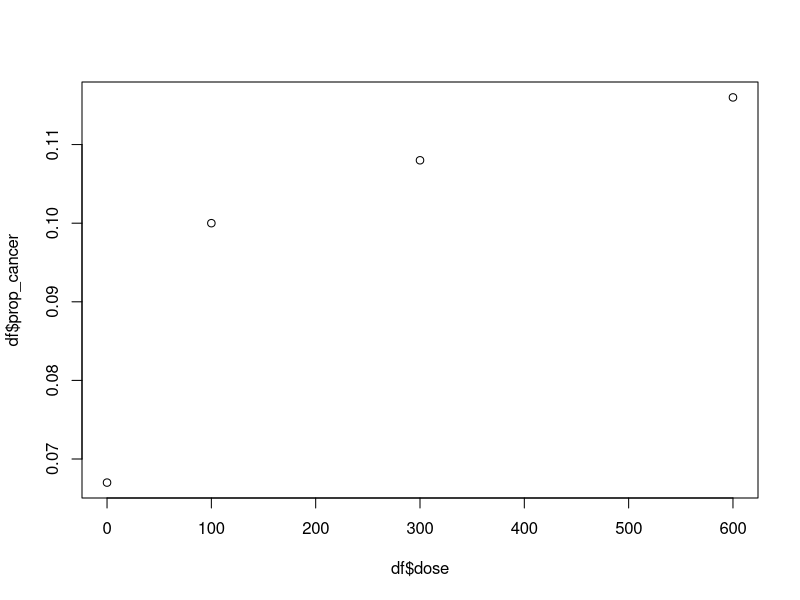

Write the R code that produced this figure.
# multi objective design using two methods
# based off example 2.1 from Tox book

# data
# source: Matoni et al (1986)
df = data.frame(
  dose = c(0, 100, 300, 600),
  number_alive = c(134, 130, 130, 129),
  number_cancer = c(9, 13, 14, 15),
  prop_cancer = c(0.067, 0.1, 0.108, 0.116),
  intercept = rep(1, 4)
)

plot(df$prop_cancer ~ df$dose)

# fit multistage models up to degree 3
# P(d) = g + (1-g)*(1-exp())
# used EPA's online BMDS tool
mod1_coef = list(g = 0.07929, b1 = 8.147e-5)
mod2_coef = list(g = 0.07929, b1 = 8.147e-5, b2 = 0)
mod3_coef = list() # problem

